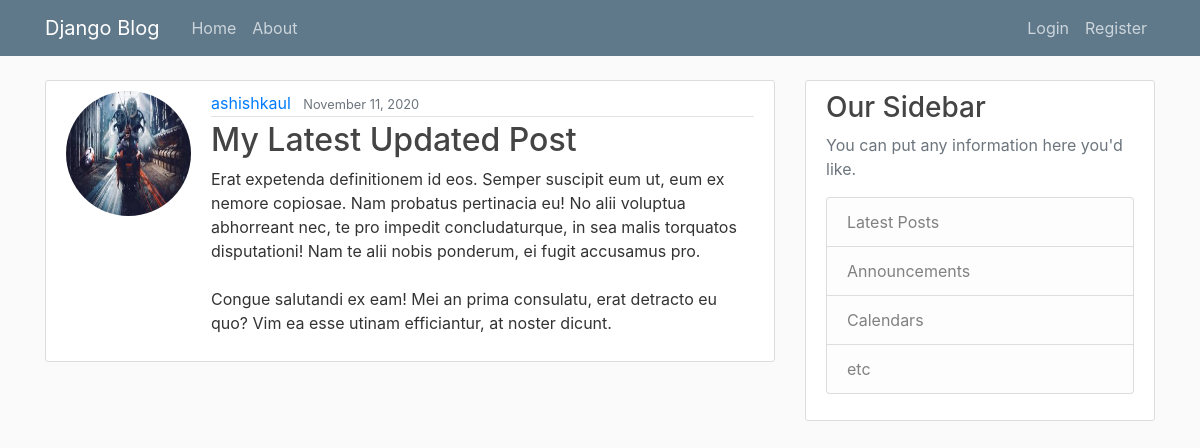
Screenshot of /post/32/ with the database file from the repository.
### blog/models.py (models this page shows, shortened)
class Post(models.Model):
    title = models.CharField(max_length=100)
    post = models.TextField()
    date_posted = models.DateTimeField(default=timezone.now)
    author = models.ForeignKey(User, on_delete=models.CASCADE)

### users/models.py (models this page shows, shortened)
class Profile(models.Model):
    user = models.OneToOneField(User, on_delete=models.CASCADE)
    image = models.ImageField(default='default.jpeg', upload_to='profile-pics')

### blog/views.py (the view)
# urls.py: path('post/<int:pk>/', PostDetailView.as_view(), name='post-detail'),
class PostDetailView(DetailView):
    model = Post

### blog/templates/blog/post_detail.html (shortened to what this page needs)
{% extends "blog/base.html" %}
{% block content %}
  <article class="media content-section">
  <img class="rounded-circle account-img" src="{{ object.author.profile.image.url }}">
  <div class="media-body">
    <div class="article-metadata">
      <a class="mr-2" href="{% url 'user-posts' object.author.username %}">{{ object.author }}</a>
      <small class="text-muted">{{ object.date_posted|date:"F d, Y" }}</small>
    </div>
    <h2 class="article-content">{{ object.title }}</h2>
    <p class="article-content">{{ object.post }}</p>
  </div>
  </article>
{% endblock content %}

### blog/templates/blog/static/blog/main.css (style rules this page uses)
body { background: #fafafa; color: #333333; margin-top: 5rem; }
h1, h2, h3, h4, h5, h6 { color: #444444; }
.content-section { background: #ffffff; padding: 10px 20px; border: 1px solid #dddddd; border-radius: 3px; margin-bottom: 20px; }
.article-content { white-space: pre-line; }
.article-metadata { padding-bottom: 1px; margin-bottom: 4px; border-bottom: 1px solid #e3e3e3 }
.account-img { height: 125px; width: 125px; margin-right: 20px; margin-bottom: 16px; }

### rows the page displays
Post: author.profile.image (picture), author "ashishkaul", date_posted "November 11, 2020", title "My Latest Updated Post", post "Erat expetenda definitionem id eos. Semper suscipit eum ut, eum ex nemore copiosae. Nam probatus pertinacia eu! No alii voluptua abhorreant nec, te pro impedit concludaturque, in sea malis torquatos disputationi! Nam te alii nobis ponderum, ei fugit accusamus pro. Congue salutandi ex eam! Mei an prima consulatu, erat detracto eu quo? Vim ea esse utinam efficiantur, at noster dicunt."
